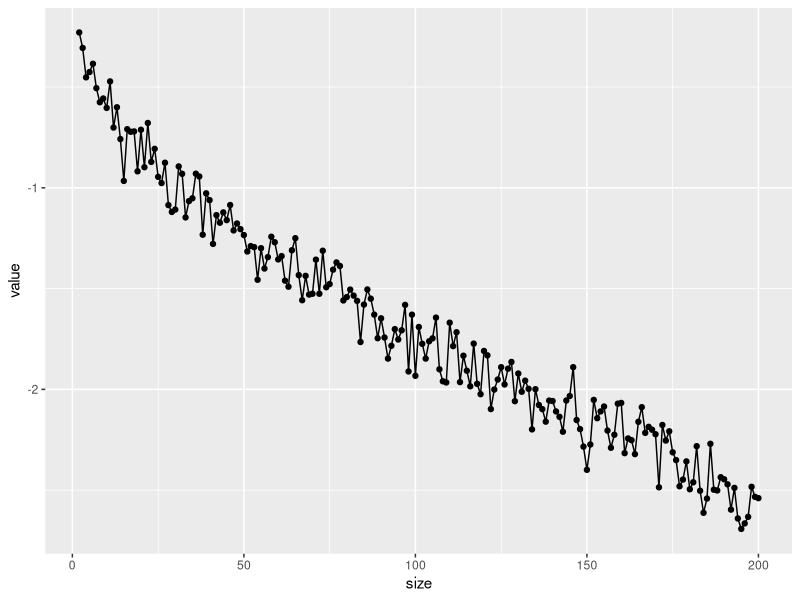
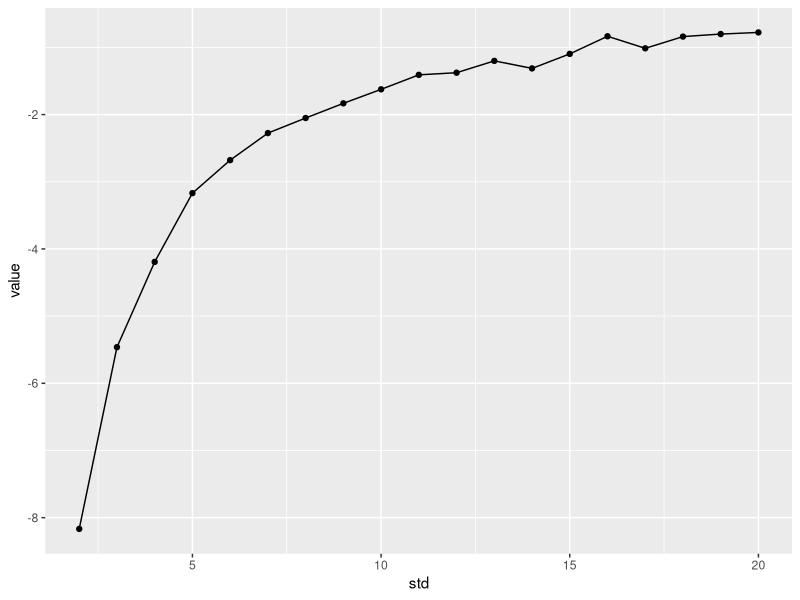
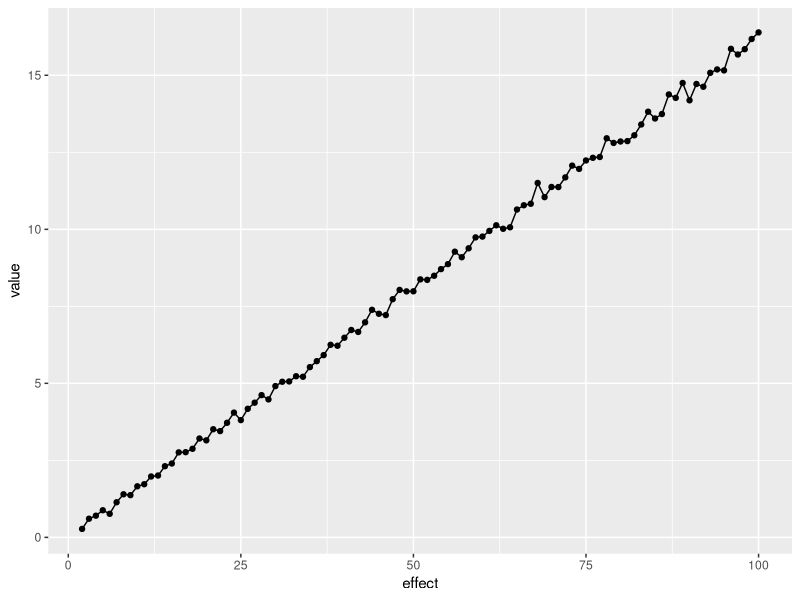

The R source for these figures, in order:
## ---- chunk 1
knitr::opts_chunk$set(message=FALSE,warning=FALSE, cache=TRUE)
## ---- chunk 2
sample_1_std <- 20
sample_2_std <- 20
sample_1_mean <- 70
sample_2_mean <- 75
ts_vs_size <- c() 
n_exps <- 100
sample_size_vector <- c(2:200)
for (ind in 1:length(sample_size_vector)){
  sample_sizes <- sample_size_vector[ind] 
  t_values <- c()
  for (t_ind in 1:n_exps){
    sample_1_scores <- rnorm(n=sample_sizes, mean=sample_1_mean, sd=sample_1_std)
    sample_2_scores <- rnorm(n=sample_sizes, mean=sample_2_mean, sd=sample_1_std)
    t_values[t_ind] <- t.test(sample_1_scores, sample_2_scores, var.equal = TRUE)$statistic
    }
  ts_vs_size[ind] <- mean(t_values)
}


library(ggplot2)

my_data <- data.frame(value=ts_vs_size, size=sample_size_vector)

ggplot(my_data, aes(x=size, y=value)) +
  geom_point()+ 
  geom_line()

## ---- chunk 3

sample_size <- 20
sample_1_mean <- 70
sample_2_mean <- 75
ts_vs_std <- c() 
n_exps <- 100
sample_std_vector <- c(2:20)
for (ind in 1:length(sample_std_vector)){
  sample_std <- sample_std_vector[ind] 
  ts <- c()
  for (t_ind in 1:n_exps){
    sample_1_scores <- rnorm(n=sample_size, mean=sample_1_mean, sd=sample_std)
    sample_2_scores <- rnorm(n=sample_size, mean=sample_2_mean, sd=sample_std)
    ts[t_ind] <- t.test(sample_1_scores, sample_2_scores, var.equal = TRUE)$statistic
    }
  ts_vs_std[ind] <- mean(ts) 
}


library(ggplot2)

my_data <- data.frame(value=ts_vs_std, std=sample_std_vector)

ggplot(my_data, aes(x=std, y=value)) +
  geom_point()+ 
  geom_line()

## ---- chunk 4

sample_size <- 20
sample_1_mean <- 70
sample_2_mean <- 70
sample_1_std <- 20
sample_2_std <- 20
ts_vs_ef <- c() 
n_exps <- 100
sample_es_vector <- c(2:100)
for (ind in 1:length(sample_es_vector)){
  sample_effect <- sample_es_vector[ind] 
  ts <- c()
  for (t_ind in 1:n_exps){
    sample_1_scores <- rnorm(n=sample_size, mean=sample_1_mean+sample_effect, sd=sample_1_std)
    sample_2_scores <- rnorm(n=sample_size, mean=sample_2_mean, sd=sample_2_std)
    ts[t_ind] <- t.test(sample_1_scores, sample_2_scores, var.equal = TRUE)$statistic
  }
  ts_vs_ef[ind] <- mean(ts) 
}


library(ggplot2)

my_data <- data.frame(value=ts_vs_ef, effect=sample_es_vector)

ggplot(my_data, aes(x=effect, y=value)) +
  geom_point()+ 
  geom_line()

## ---- chunk 5
#Large sample size, small sd
sample_size <- 100
sample_1_mean <- 70
sample_2_mean <- 75
sample_1_std <- 10
sample_2_std <- 10
sample_1_scores <- rnorm(n=sample_size, mean=sample_1_mean, sd=sample_1_std)
sample_2_scores <- rnorm(n=sample_size, mean=sample_2_mean, sd=sample_2_std)
t.test(sample_1_scores, sample_2_scores, var.equal = TRUE)$statistic


#Large sample size, big sd
sample_size <- 100
sample_1_mean <- 70
sample_2_mean <- 75
sample_1_std <- 30
sample_2_std <- 30
sample_1_scores <- rnorm(n=sample_size, mean=sample_1_mean, sd=sample_1_std)
sample_2_scores <- rnorm(n=sample_size, mean=sample_2_mean, sd=sample_2_std)
t.test(sample_1_scores, sample_2_scores, var.equal = TRUE)$statistic


#Small sample size, small sd
sample_size <- 20
sample_1_mean <- 70
sample_2_mean <- 75
sample_1_std <- 10
sample_2_std <- 10
sample_1_scores <- rnorm(n=sample_size, mean=sample_1_mean, sd=sample_1_std)
sample_2_scores <- rnorm(n=sample_size, mean=sample_2_mean, sd=sample_2_std)
t.test(sample_1_scores, sample_2_scores, var.equal = TRUE)$statistic


#Small sample size, big sd
sample_size <- 20
sample_1_mean <- 70
sample_2_mean <- 75
sample_1_std <- 30
sample_2_std <- 30
sample_1_scores <- rnorm(n=sample_size, mean=sample_1_mean, sd=sample_1_std)
sample_2_scores <- rnorm(n=sample_size, mean=sample_2_mean, sd=sample_2_std)
t.test(sample_1_scores, sample_2_scores, var.equal = TRUE)$statistic

